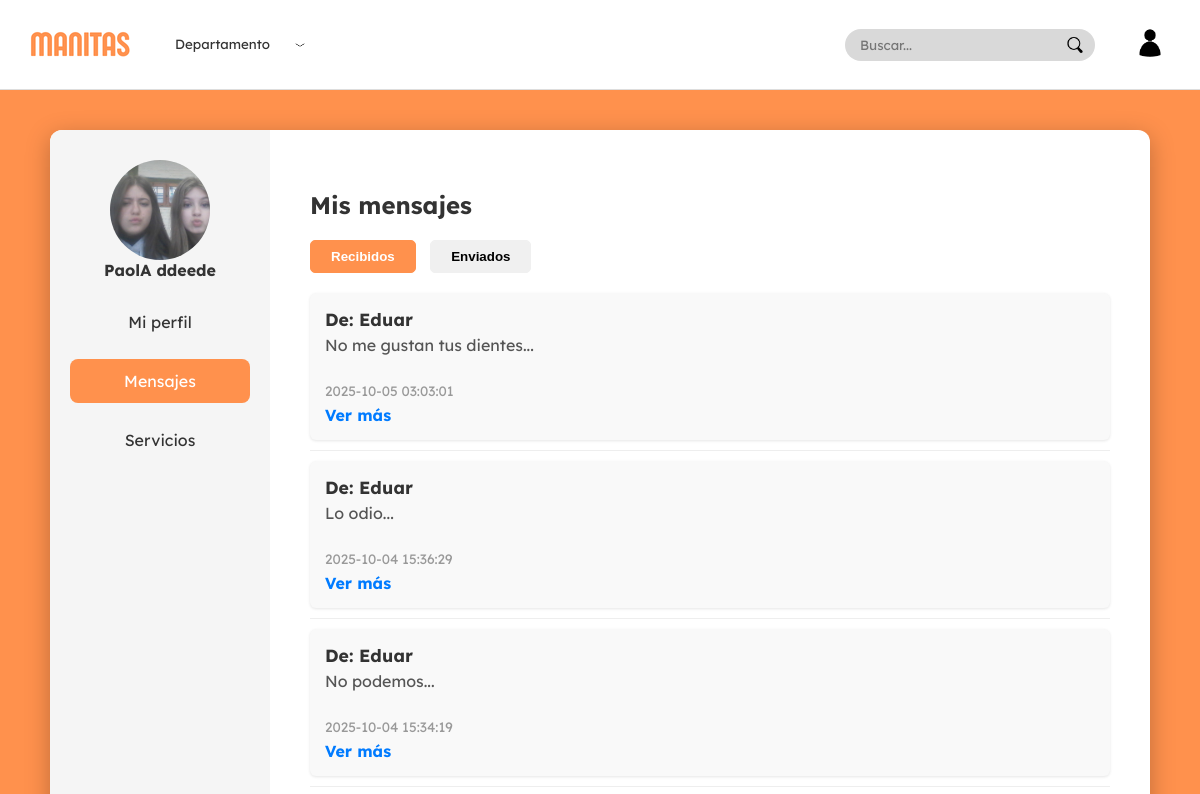
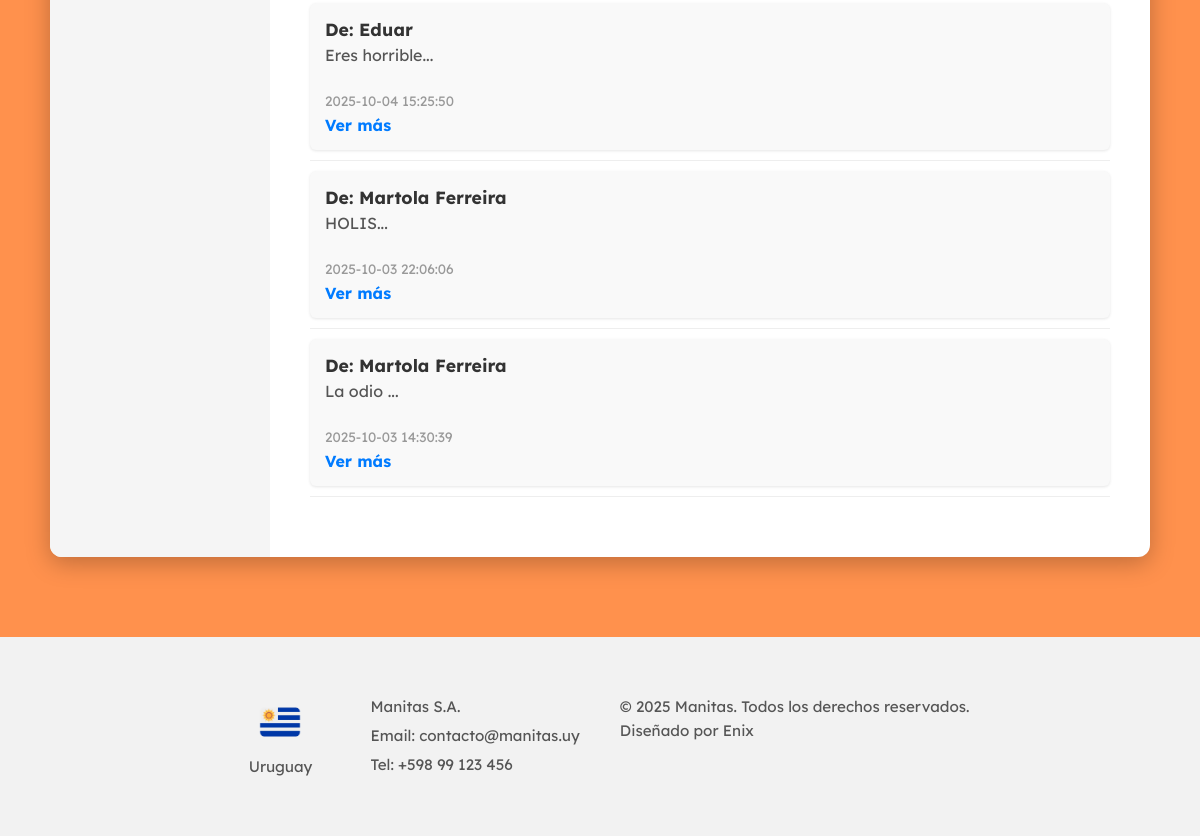
Page /apps/vistas/paginas/cliente/perfil_cliente.php?seccion=mensajes (signed in) on the earlier database version (2 pictures, top to bottom).
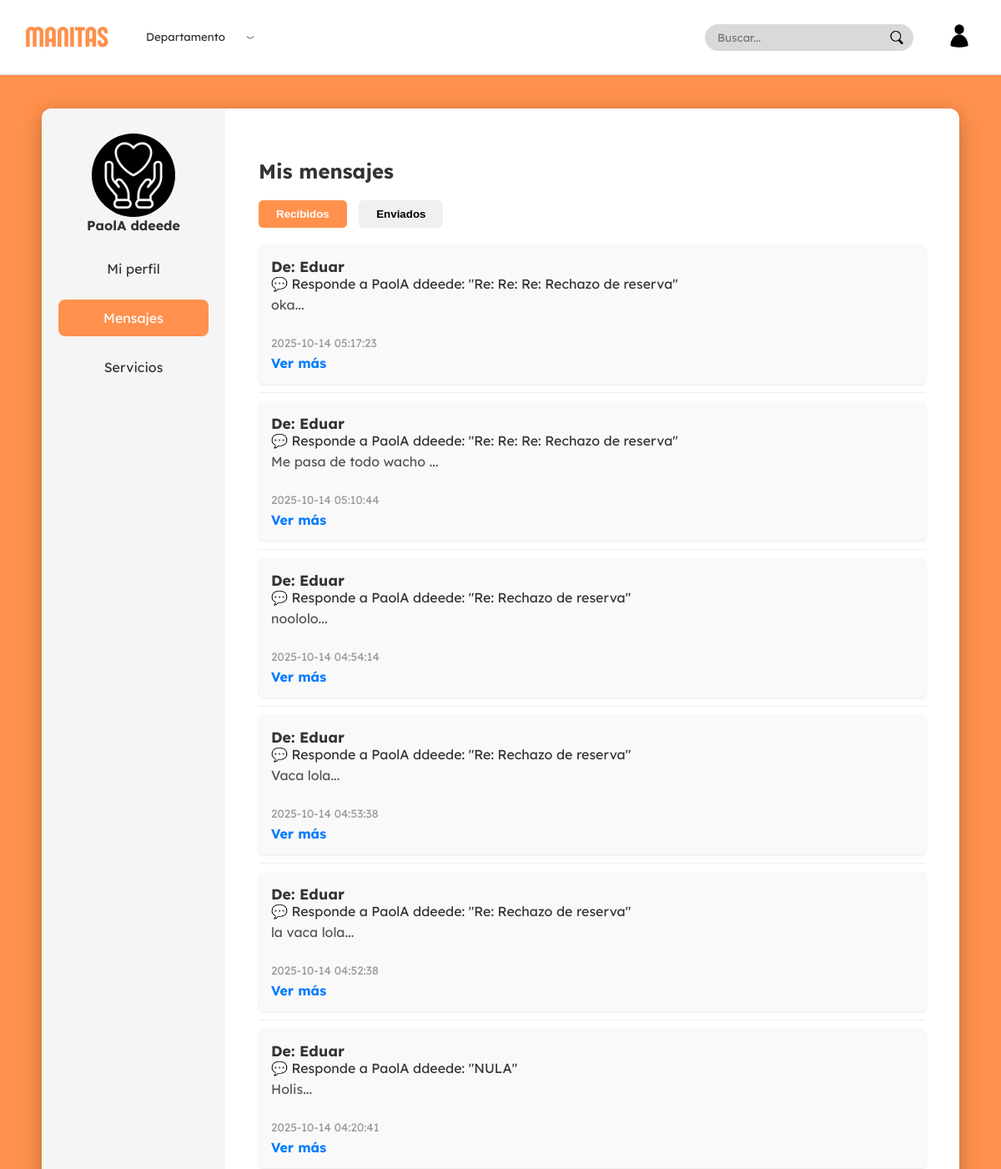
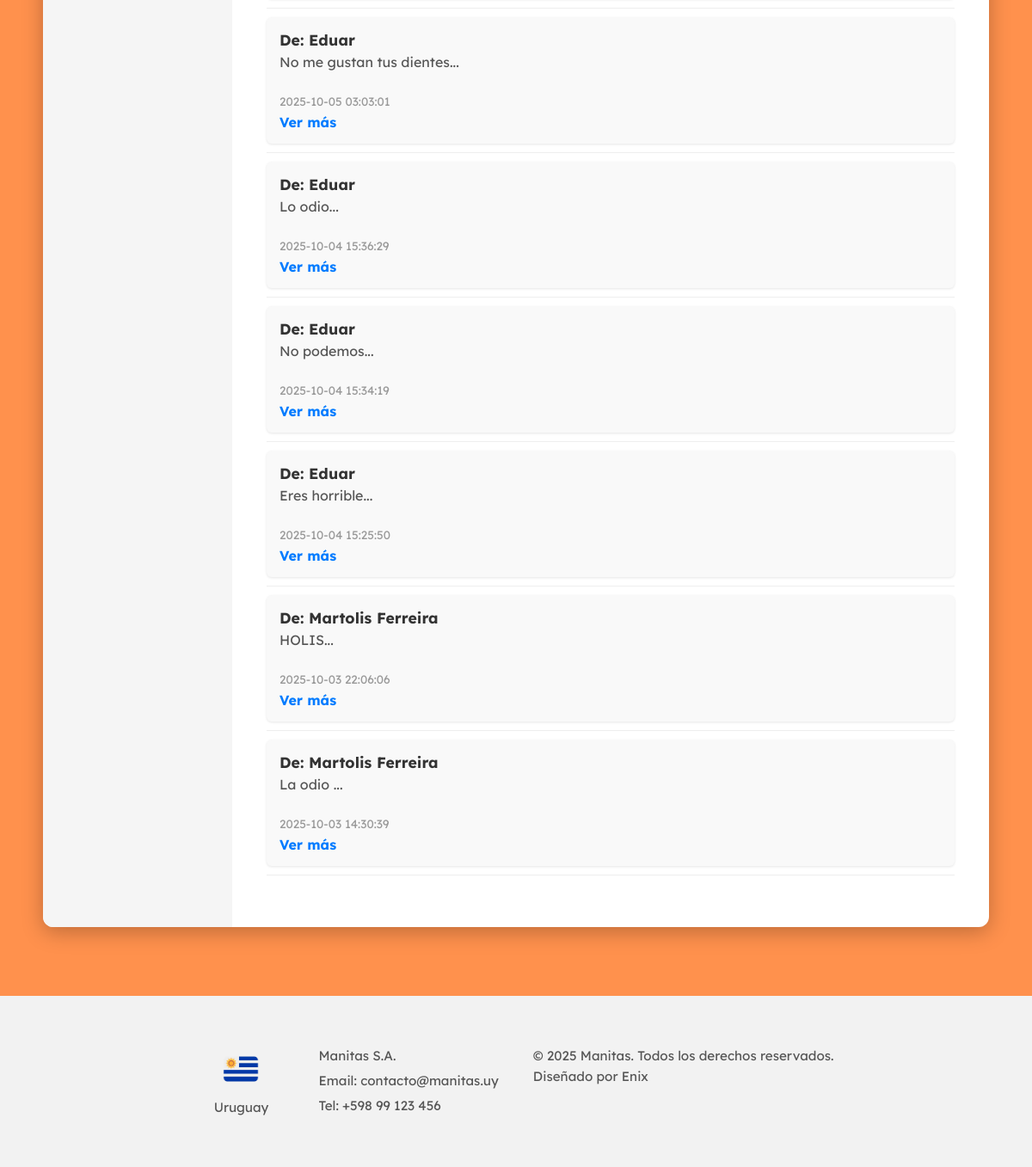
Same page on the later database version (2 pictures, top to bottom).
### tables this page shows
CREATE TABLE `cliente` (
  `IdUsuario` int NOT NULL,
  `Nombre` varchar(50) NOT NULL,
  `Apellido` varchar(50) NOT NULL,
  `imagen` varchar(255) DEFAULT NULL,
  PRIMARY KEY (`IdUsuario`),
  CONSTRAINT `fk_cliente_usuario` FOREIGN KEY (`IdUsuario`) REFERENCES `usuario` (`IdUsuario`) ON DELETE CASCADE
);

CREATE TABLE `comunica` (
  `IdMensaje` int NOT NULL AUTO_INCREMENT,
  `IdUsuarioCliente` int NOT NULL,
  `IdUsuarioEmpresa` int NOT NULL,
  `Asunto` varchar(255) NOT NULL,
  `Contenido` varchar(1000) NOT NULL,
  `FechaHora` datetime NOT NULL,
  `idUsuarioEmisor` int NOT NULL,
  `notificacion` enum('no leído','leído') DEFAULT NULL,
  `IdMensajePadre` int DEFAULT NULL,
  PRIMARY KEY (`IdMensaje`),
  KEY `fk_comunica_cliente` (`IdUsuarioCliente`),
  KEY `fk_comunica_empresa` (`IdUsuarioEmpresa`),
  KEY `fk_comunica_emisor` (`idUsuarioEmisor`),
  KEY `fk_mensaje_respuesta` (`IdMensajePadre`),
  CONSTRAINT `fk_comunica_cliente` FOREIGN KEY (`IdUsuarioCliente`) REFERENCES `cliente` (`IdUsuario`) ON DELETE CASCADE,
  CONSTRAINT `fk_comunica_emisor` FOREIGN KEY (`idUsuarioEmisor`) REFERENCES `usuario` (`IdUsuario`),
  CONSTRAINT `fk_comunica_empresa` FOREIGN KEY (`IdUsuarioEmpresa`) REFERENCES `empresa` (`IdUsuario`) ON DELETE CASCADE,
  CONSTRAINT `fk_mensaje_respuesta` FOREIGN KEY (`IdMensajePadre`) REFERENCES `comunica` (`IdMensaje`) ON DELETE SET NULL
);

### apps/Controlador/cliente/PerfilControlador.php (called while the page is built, shortened)
<?php
require_once($_SERVER['DOCUMENT_ROOT'].'/Proyecto/apps/Modelos/conexion.php');
require_once($_SERVER['DOCUMENT_ROOT'].'/Proyecto/apps/Modelos/Cliente.php');
require_once($_SERVER['DOCUMENT_ROOT'].'/Proyecto/apps/Modelos/Usuario.php');
require_once($_SERVER['DOCUMENT_ROOT'].'/Proyecto/apps/Modelos/Comunica.php');
$idUsuario = (int)$_SESSION['idUsuario'];
$stmt = $conn->prepare("
    SELECT u.Email, u.Contraseña, c.Nombre, c.Apellido, c.Imagen
    FROM usuario u
    JOIN cliente c ON u.IdUsuario = c.IdUsuario
    WHERE u.IdUsuario = ?
");
$stmt->bind_param("i", $idUsuario);
$stmt->execute();
$result = $stmt->get_result();
$datosCliente = $result->fetch_assoc();
$cliente = new Cliente(
    $idUsuario,
    $datosCliente['Email'],
    $datosCliente['Contraseña'],
    $datosCliente['Nombre'],
    $datosCliente['Apellido'],
    $datosCliente['Imagen']
);
$datos = [
    "Email" => $cliente->getEmail(),
    "Nombre" => $cliente->getNombre(),
    "Apellido" => $cliente->getApellido(),
    "Imagen" => $cliente->getImagen()
];
?>

### apps/Modelos/Usuario.php (called while the page is built, shortened)
<?php
class Usuario
{
    private $email;
    public function __construct($idUsuario, $email, $contrasena)
    {
        $this->email = $email;
    }
    public function getEmail()
    {
        return $this->email;
    }
}

### apps/Modelos/Cliente.php (called while the page is built, shortened)
<?php
require_once('Usuario.php');
class Cliente extends Usuario
{
    private $nombre;
    private $apellido;
    private $imagen;
    public function __construct($idUsuario, $email, $contrasena, $nombre, $apellido, $imagen = null)
    {
        $this->nombre = $nombre;
        $this->apellido = $apellido;
        $this->imagen = $imagen;
    }
    public function getNombre()
    {
        return $this->nombre;
    }
    public function getApellido()
    {
        return $this->apellido;
    }
    public function getImagen()
    {
        return $this->imagen;
    }
}

### apps/Modelos/Comunica.php (called while the page is built, shortened)
<?php
class Comunica
{
    public static function obtenerMensajePorId($conn, $idMensaje)
    {
        $sql = "
            SELECT
                IdMensaje,
                IdUsuarioCliente,
                IdUsuarioEmpresa,
                Asunto,
                Contenido,
                FechaHora,
                IdUsuarioEmisor,
                notificacion,
                IdMensajePadre
            FROM comunica
            WHERE IdMensaje = ?
        ";
        $stmt = $conn->prepare($sql);
        $stmt->bind_param("i", $idMensaje);
        $stmt->execute();
        $resultado = $stmt->get_result();
        $mensaje = $resultado->fetch_assoc();
        $idEmisor = $mensaje['IdUsuarioEmisor'];
        $sqlCliente = "SELECT CONCAT(Nombre, ' ', Apellido) AS NombreCompleto FROM cliente WHERE IdUsuario = ?";
        $stmtCliente = $conn->prepare($sqlCliente);
        $stmtCliente->bind_param("i", $idEmisor);
        $stmtCliente->execute();
        $resCliente = $stmtCliente->get_result();
        if ($resCliente->num_rows > 0) {
            $mensaje['Emisor'] = $resCliente->fetch_assoc()['NombreCompleto'];
        } else {
            $sqlEmpresa = "SELECT NombreEmpresa FROM empresa WHERE IdUsuario = ?";
            $stmtEmpresa = $conn->prepare($sqlEmpresa);
            $stmtEmpresa->bind_param("i", $idEmisor);
            $stmtEmpresa->execute();
            $resEmpresa = $stmtEmpresa->get_result();
            if ($resEmpresa->num_rows > 0) {
                $mensaje['Emisor'] = $resEmpresa->fetch_assoc()['NombreEmpresa'];
            } else {
                $mensaje['Emisor'] = "Desconocido";
            }
        }
        return $mensaje;
    }
    public static function obtenerMensajesRecibidosPorCliente($conn, $idCliente) {
        $sql = "SELECT
                    c.idMensaje,
                    c.contenido AS mensaje,
                    c.FechaHora AS fecha,
                    c.asunto,
                    c.IdMensajePadre,
                    CASE
                        WHEN c.idUsuarioEmisor != c.idUsuarioCliente THEN
                            COALESCE(CONCAT(cl.nombre, ' ', cl.apellido), e.nombreEmpresa)
                    END AS emisor
                FROM comunica c
                LEFT JOIN cliente cl ON c.idUsuarioEmisor = cl.idUsuario
                LEFT JOIN empresa e ON c.idUsuarioEmisor = e.idUsuario
                WHERE c.idUsuarioCliente = ? AND c.idUsuarioEmisor != ?
                ORDER BY c.FechaHora ASC";
        $stmt = $conn->prepare($sql);
        $stmt->bind_param("ii", $idCliente, $idCliente);
        $stmt->execute();
        $resultado = $stmt->get_result();
        $mensajes = [];
        while ($fila = $resultado->fetch_assoc()) {
            $mensajes[] = $fila;
        }
        return $mensajes;
    }
}

### apps/VIstas/paginas/cliente/PerfilSecciones/mensajes.php (the view, shortened to what the rows shown need)
<?php
require_once($_SERVER['DOCUMENT_ROOT'].'/Proyecto/apps/modelos/conexion.php');
require_once($_SERVER['DOCUMENT_ROOT'].'/Proyecto/apps/modelos/comunica.php');
$idCliente = $_SESSION['idUsuario'] ?? 0;
$mensajesRecibidos = array_reverse(Comunica::obtenerMensajesRecibidosPorCliente($conn, $idCliente));
?>
<link rel="stylesheet" href="/Proyecto/public/css/layout/mensajes_empresa.css">
<link rel="stylesheet" href="/Proyecto/public/css/fonts.css">
<h2>Mis mensajes</h2>
<div id="recibidos" class="mensajes-lista">
<?php if (empty($mensajesRecibidos)): ?>
    <p>No hay mensajes recibidos.</p>
<?php else: ?>
    <?php foreach ($mensajesRecibidos as $msg): ?>
        <?php
        $mensajePadre = null;
        if (!empty($msg['IdMensajePadre'])) {
            $mensajePadre = Comunica::obtenerMensajePorId($conn, $msg['IdMensajePadre']);
        }
        ?>
        <div class="mensaje-item">
            <strong>De: <?= htmlspecialchars($msg['emisor']) ?></strong><br>
            <?php if ($mensajePadre): ?>
                <span class="respuesta-indicador">
                    💬 Responde a <?= htmlspecialchars($mensajePadre['Emisor']) ?>:
                    "<?= htmlspecialchars(substr($mensajePadre['Asunto'], 0, 50)) ?><?= strlen($mensajePadre['Contenido']) > 50 ? '…' : '' ?>"
                </span><br>
            <?php endif; ?>
            <span class="preview"><?= htmlspecialchars(substr($msg['mensaje'], 0, 50)) ?>...</span><br>
            <span class="fecha"><?= htmlspecialchars($msg['fecha']) ?></span><br>
            <a href="/Proyecto/apps/Controlador/Mensaje/detalleMensajeControlador.php?id=<?= $msg['idMensaje'] ?>">Ver más</a>
        </div>
        <hr>
    <?php endforeach; ?>
<?php endif; ?>
</div>

### apps/VIstas/paginas/cliente/perfil_cliente.php (shortened to what the rows shown need)
<?php
require_once($_SERVER['DOCUMENT_ROOT'] . '/Proyecto/apps/controlador/cliente/PerfilControlador.php');
$seccion = $_GET['seccion'] ?? 'perfil';
?>
<!DOCTYPE html>
<html lang="es">
<head>
    <link rel="stylesheet" href="/Proyecto/public/css/fonts.css">
    <link rel="stylesheet" href="/Proyecto/public/css/layout/navbar.css">
    <link rel="stylesheet" href="/Proyecto/public/css/layout/footer.css">
    <link rel="stylesheet" href="/Proyecto/public/css/paginas/cliente/perfil_cliente.css">
    <link rel="stylesheet" href="/Proyecto/public/css/paginas/cliente/perfilsecciones/servicios.css">
</head>
<body>
    <?php include $_SERVER['DOCUMENT_ROOT'] . '/Proyecto/apps/vistas/layout/navbar.php'; ?>
    <div class="perfil-container">
        <div class="perfil-box">
            <div class="perfil-opciones">
                <form id="formFoto" action="/Proyecto/apps/controlador/cliente/SubirFotoControlador.php" method="POST" enctype="multipart/form-data">
                    <label for="fotoInput" class="foto-circulo">
                        <?php if (!empty($datos['Imagen'])): ?>
                            <img src="<?php echo htmlspecialchars($datos['Imagen']); ?>" class="foto-perfil" alt="Foto Cliente">
                        <?php else: ?>
                            +
                        <?php endif; ?>
                    </label>
                </form>
                <div class="nombre-usuario" id="nombreColumna">
                    <?php echo htmlspecialchars($datos['Nombre'] . ' ' . $datos['Apellido']); ?>
                </div>
                <div class="opciones-lista">
                    <a href="?seccion=perfil" data-seccion="perfil" class="opcion <?php echo $seccion == 'perfil' ? 'activa' : ''; ?>">Mi perfil</a>
                    <a href="?seccion=mensajes" data-seccion="mensajes" class="opcion <?php echo $seccion == 'mensajes' ? 'activa' : ''; ?>">
                    </a>
                    <a href="?seccion=servicios" data-seccion="servicios" class="opcion <?php echo $seccion == 'servicios' ? 'activa' : ''; ?>">
                    </a>
                </div>
            </div>
            <div class="perfil-info" id="contenido-seccion">
                <?php
                switch ($seccion) {
                    case 'mensajes':
                        include $_SERVER['DOCUMENT_ROOT'] . '/Proyecto/apps/vistas/paginas/cliente/perfilsecciones/mensajes.php';
                        break;
                }
                ?>
            </div>
        </div>
    </div>
</body>
</html>

Differences in the rows shown:
changed cliente "PaolA ddeede": imagen: a different picture
added comunica: emisor "Eduar", Emisor "PaolA ddeede", IdMensajePadre.Asunto "Re: Re: Re: Rechazo de reserva", Contenido "oka", FechaHora "2025-10-14 05:17:23"
added comunica: emisor "Eduar", Emisor "PaolA ddeede", IdMensajePadre.Asunto "Re: Re: Re: Rechazo de reserva", Contenido "Me pasa de todo wacho", FechaHora "2025-10-14 05:10:44"
added comunica: emisor "Eduar", Emisor "PaolA ddeede", IdMensajePadre.Asunto "Re: Rechazo de reserva", Contenido "noololo", FechaHora "2025-10-14 04:54:14"
added comunica: emisor "Eduar", Emisor "PaolA ddeede", IdMensajePadre.Asunto "Re: Rechazo de reserva", Contenido "Vaca lola", FechaHora "2025-10-14 04:53:38"
added comunica: emisor "Eduar", Emisor "PaolA ddeede", IdMensajePadre.Asunto "Re: Rechazo de reserva", Contenido "la vaca lola", FechaHora "2025-10-14 04:52:38"
added comunica: emisor "Eduar", Emisor "PaolA ddeede", IdMensajePadre.Asunto "NULA", Contenido "Holis", FechaHora "2025-10-14 04:20:41"
changed comunica "HOLIS": emisor "Martola Ferreira" → "Martolis Ferreira"
changed comunica "La odio": emisor "Martola Ferreira" → "Martolis Ferreira"
